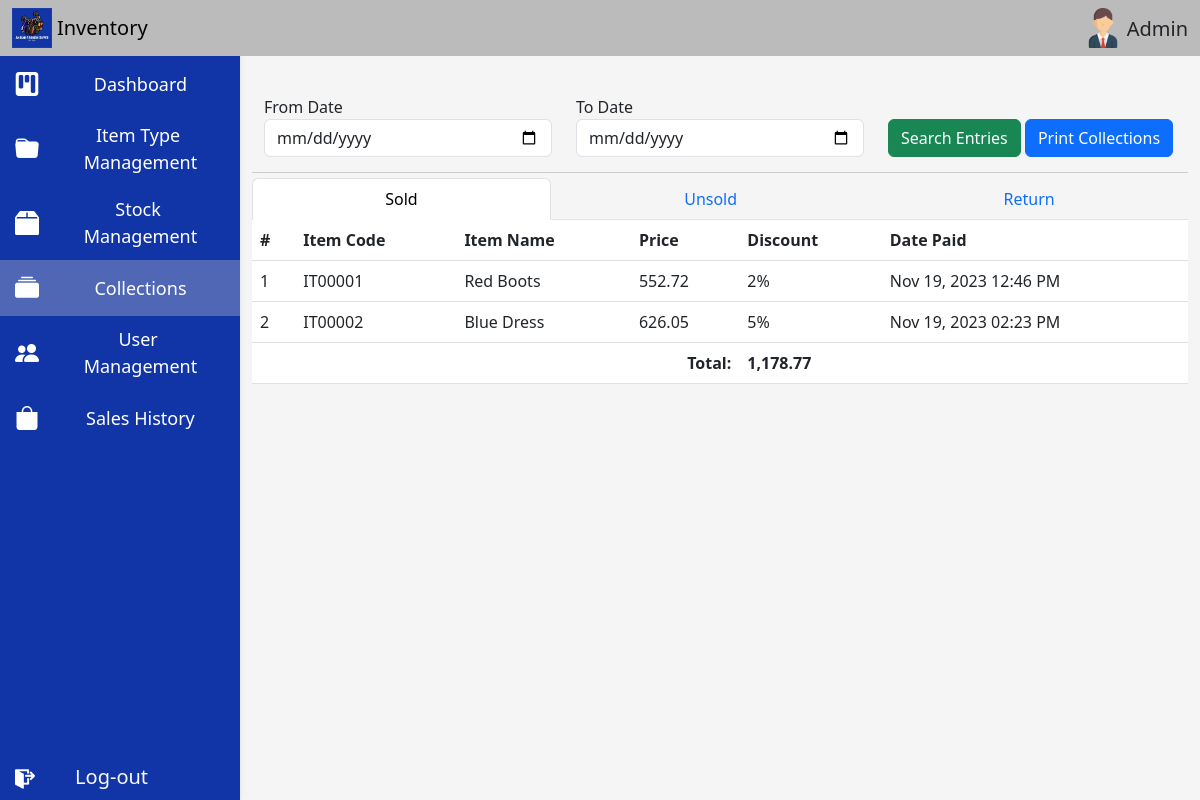
Page /index.php?collections (signed in) on the committed database.
### tables this page shows
CREATE TABLE `modules` (
  `Module` varchar(11) NOT NULL,
  `MainID` varchar(11) NOT NULL,
  `Description` varchar(255) NOT NULL,
  `Link` varchar(255) NOT NULL,
  `Visible` varchar(11) NOT NULL,
  `path` varchar(255) NOT NULL,
  `icons` varchar(255) NOT NULL
);

CREATE TABLE `paymentstrail` (
  `ID` int(11) NOT NULL,
  `ItemCode` varchar(255) NOT NULL,
  `Quantity` varchar(11) NOT NULL,
  `AmountPaid` varchar(11) NOT NULL,
  `AmountTendered` varchar(11) NOT NULL,
  `ORNo` varchar(150) NOT NULL,
  `TransID` varchar(15) NOT NULL,
  `isCancelled` varchar(15) DEFAULT NULL,
  `Discount` varchar(15) NOT NULL,
  `TimeStamp` timestamp NOT NULL DEFAULT current_timestamp(),
  `UserID` varchar(150) NOT NULL
);

CREATE TABLE `products` (
  `ID` int(11) NOT NULL,
  `ItemCode` varchar(255) DEFAULT NULL,
  `ItemName` varchar(255) NOT NULL,
  `Description` varchar(255) DEFAULT NULL,
  `Price` varchar(11) DEFAULT NULL,
  `ItemType` varchar(11) DEFAULT NULL,
  `Quantity` varchar(11) DEFAULT NULL,
  `Size` varchar(255) NOT NULL
);

### config/db.php (called while the page is built, shortened)
<?php
function dbconnect($server = 'localhost',$user='root',$pass='',$database='inventory'){
	$myLink = mysqli_connect($server,$user,$pass,$database);
	return $myLink;
}
$conn = dbconnect();
function safe_query($query){
	global $conn;
	$result = mysqli_query($conn, $query);
	return $result;
}

### config/functions.php (called while the page is built, shortened)
<?php
function getPageTitle(){
	foreach($_GET as $key => $value){
		$pathLink = $key;
	}
	$sql = safe_query("SELECT * FROM modules WHERE Path = '$pathLink' and Module = '{$_SESSION['userlevel']}'");
	if($rw=mysqli_fetch_assoc($sql)){
		return $rw['Description'];
	}else{
		return "Inventory Management System";
	}
}

### admin/dailycollections.php (the view, shortened to what this page needs)
<div class="top-section">
	<form method="post">
		<div class="container-fluid">
			<div class="row">
				<div class="col-lg-4">
					<label>From Date</label>
					<input type="date" class="form-control" name="fdate" required value="<?= $_POST['fdate'] ?>">
				</div>
				<div class="col-lg-4">
					<label>To Date</label>
					<input type="date" class="form-control" name="tdate" required value="<?=$_POST['tdate']?>">
				</div>
				<div class="col-lg-4">
					<label>&nbsp;</label><br>
					<button type="submit" class="btn btn-success">Search Entries</button>
					<a href="printcollection.php" class="btn btn-primary" target="_blank">Print Collections</a>
				</div>
			</div>
		</div>
	</form>
</div>
<div class="body-section">
		<nav>
			<div class="nav nav-tabs nav-fill" id="nav-tab" role="tablist">
				<a class="nav-item nav-link active" id="nav-show-1" data-toggle="tab" href="#nav-home" role="tab" aria-controls="nav-home" aria-selected="true" onclick="showStep(1)">Sold</a>
				<a class="nav-item nav-link" id="nav-show-2" data-toggle="tab" href="#nav-profile" role="tab" aria-controls="nav-profile" aria-selected="false" onclick="showStep(2)">Unsold</a>
				<a class="nav-item nav-link" id="nav-show-3" data-toggle="tab" href="#nav-contact" role="tab" aria-controls="nav-contact" aria-selected="false" onclick="showStep(3)">Return</a>
			</div>
		</nav>
		<div id="step1"style="transition:.3s">
			<div class="table-responsive">
				<table class="table">
					<tr>
						<th>#</th>
						<th>Item Code</th>
						<th>Item Name</th>
						<th>Price</th>
						<th>Discount</th>
						<th>Date Paid</th>
					</tr>
					<?php
					$fromDate = "2020-01-01";
					$toDate = date("Y-m-d");
					$sql = safe_query("SELECT a.AmountPaid,a.TimeStamp,b.ItemCode,b.ItemName, 'Sold' as label,a.Discount FROM paymentstrail a LEFT JOIN products b ON b.ID = a.ItemCode WHERE IFNULL(isCancelled,'') <> '1' AND TimeStamp BETWEEN '".$fromDate." 00:00:00' AND '".$toDate." 23:59:59'");
					$c=0;
					$total=0;
					while ($rw = mysqli_fetch_assoc($sql)) {
						$c++;
						$total += $rw['AmountPaid'];
						?>
						<tr>
							<td><?=$c?></td>
							<td><?=$rw['ItemCode']?></td>
							<td><?=$rw['ItemName']?></td>
							<td><?=number_format($rw['AmountPaid'],2)?></td>
							<td><?=($rw['Discount'] ? $rw['Discount']:0)?>%</td>
							<td><?=date('M d, Y h:i A',strtotime($rw['TimeStamp']))?></td>
						</tr>
					<?php }
					?>
					<tr>
						<td colspan="4" align="right"><b>Total:</b></td>
						<td><b><?=number_format($total,2)?></b></td>
						<td></td>
					</tr>
				</table>
			</div>
		</div>
</div>

### templates/header.php (shortened to what this page needs)
<?php
foreach($_GET as $key => $value){
	$pathLink = $key;
}
?>
<!DOCTYPE html>
<html>
<head>
	<link href="https://cdn.jsdelivr.net/npm/bootstrap@5.3.0-alpha3/dist/css/bootstrap.min.css" rel="stylesheet">
	<link rel="stylesheet" href="https://cdn.jsdelivr.net/npm/bootstrap-icons@1.10.5/font/bootstrap-icons.css">
	<link rel="stylesheet" type="text/css" href="css/main.css">
	<link href="https://cdn.datatables.net/v/bs5/dt-1.13.4/datatables.min.css" rel="stylesheet"/>
</head>
<body>
	<?php
				if($_SESSION['user']){
					?>
<header>
  <nav id="sidebarMenu" class="collapse d-lg-block sidebar collapse bg-white" >
    <div class="position-sticky">
      <div class="list-group list-group-flush">
        <ul class="side-bar-nav-links">
			<?php
			$sql = safe_query("SELECT * FROM modules WHERE Module = '{$_SESSION['userlevel']}' AND Visible='1'");
			while ($rw=mysqli_fetch_assoc($sql)) {
				echo "<li class='".($pathLink == $rw['path'] ? "active":"")."'><div style='width:20%;display:inline-block;vertical-align:middle'><i class='bi bi-{$rw['icons']}' style='font-size:24px'></i></div>&nbsp;<div style='width:75%;display:inline-block;vertical-align:middle'><a class='dropdown-item ".($pathLink == $rw['path'] ? "active":"")."' href='index.php?{$rw['path']}' style='text-align:center'>{$rw['Description']}</a></div></li>";
			}
			?>
		</ul>
      </div>
  </div>
  <form class="text-light" role="search" action="logout.php" style="position:absolute;bottom:5px;padding-left: 15px;font-size: 20px;line-height: 1.8;cursor: pointer;padding-right: 57px;text-align: center;width: 100%;" onclick="$(this).submit();">
  	<img src="img/icons/logout.png" width="20px" class="float-start" style="filter: invert(1);margin-top:10px;">&nbsp;Log-out
  </form>
  </nav>
</header>
	<nav class="navbar fixed-top navbar-expand-lg" style="z-index: 600;background-color: #bbb;">
		<div class="container-fluid">
			<img src="img/logo2.jpg" height="40px" style="margin-right: 5px;">
			<a class="navbar-brand" href="index.php?<?=$homepage?>">Inventory</a>
			<div style="float: right;">
				<img src="img/icons/profile-icon.png" height="40px" style="vertical-align: -12px;">
				<font class="fs-5"><?=$_SESSION['fullname']?></font>
			</div>
		</div>
	</nav>
<main>
			<?php } ?>
  <div class="container pt-4">

### index.php (shortened to what this page needs)
<?php
include "templates/header.php";
if($_SESSION['user']){
	include "pages.php";
}else{
	include "login.php";
}
include "templates/footer.php";

### pages.php (shortened to what this page needs)
<?php
$sql = safe_query("SELECT * FROM modules WHERE Path = '$pathLink' and Module = '{$_SESSION['userlevel']}' AND Visible='1'");
if($rw=mysqli_fetch_assoc($sql)){
	include $path."/".$rw['Link'];
}else{
	if($pathLink)echo "Page not found";
	else header("Location: index.php?dashboard");
}
?>

### templates/footer.php (shortened to what this page needs)
</div>
</main>
</body>
</html>

### css/main.css (style rules this page uses)
:root { --main-bg: #f5f5f5; --gray-bg: #bbb; --success-color: #008000; --history-color: #337ab7; --cancel-color: #D9534F; --form-bg: #e1e1e1; --top-section-border-color: #ccc; --blue-color:blue; --orange-color:orange; --red-color:red; --system-blue:#1135a7; }
body { background: var(--main-bg); }
.container { z-index: 1; }
.top-section { border-bottom: 1px solid var(--top-section-border-color); padding:15px 0; }
.body-section { margin-top: 5px; }
.side-bar-nav-links { list-style-type: none; padding: 0; }
.side-bar-nav-links li { color: #fff; padding: 10px 15px; font-size: 18px; border-radius: 0; transition: .3s; }
.side-bar-nav-links li a { white-space: break-spaces; }
.side-bar-nav-links li.active { background-color: #ccc5; }
@media (min-width: 991.98px) { main { padding-top:56px; padding-left: 240px; } }
main { padding-top:56px; }
.sidebar { position: fixed; top: 0; bottom: 0; left: 0; padding: 56px 0 0; box-shadow: 0 2px 5px 0 rgb(0 0 0 / 5%), 0 2px 10px 0 rgb(0 0 0 / 5%); width: 240px; z-index: 600; background-color: var(--system-blue) !important; }

### rows in the picture
modules: Description "Dashboard"
modules: Description "Item Type Management"
modules: Description "Stock Management"
modules: Description "Collections"
modules: Description "User Management"
modules: Description "Sales History"
paymentstrail: products.ItemCode "IT00001", products.ItemName "Red Boots", AmountPaid "552.72", Discount "2", TimeStamp "Nov 19, 2023 12:46 PM"
paymentstrail: products.ItemCode "IT00002", products.ItemName "Blue Dress", AmountPaid "626.05", Discount "5", TimeStamp "Nov 19, 2023 02:23 PM"

### other values in the picture
$_SESSION['fullname'] "Admin"
$total "1,178.77"
